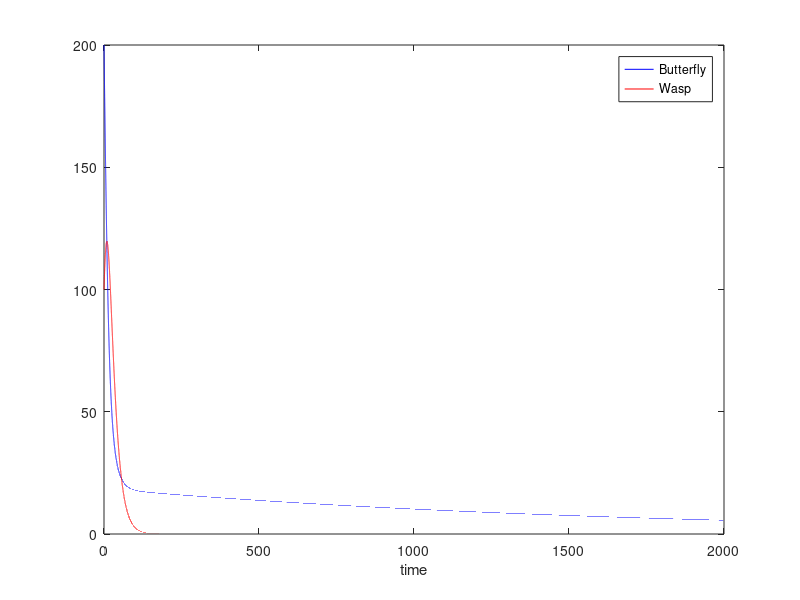

The MATLAB script that drew this image:
%% SCUDEM PROBLEM 3 CODE
% Lily, Zifan, James

%%%%%%%%%%%%%%%%%
% Predator/Prey Model
%%%%%%%%%%%%%%%%%

% Variables
% B = Butterfly (t
% W = Wasp (t)


% Parameters
% a1 == reproductive rate : (eggs/time * pheromone)
% d1 == rate at which predator and prey meet : (k * pheromone)
% a2 == growth rate of predator population (porportional to d1)
% d2 == loss due to natural death

% Equations:
% dB/dt = a1 B(t) - d1 B(t) W(t)
% dW/dt = a2 B(t) W(t) - d2 W(t)

% Parameter values:
p =  10^-6;% pheromone
k1 = 10^4;
a1 = 0.5*35/8*p*k1;      % alpha
k2 = 5*10^2;            % constant in d1 and a2
d1 = p*k2;           % beta
a2 = p*k2;           % delta
d2 = 1/17;           % gamma, death rate of wasp
c1 = 1/44.5;        % death rate of butterfly

% Time variable
Tmax = 2000;
deltaT = 0.01;
time = (0:deltaT:Tmax);
Nt = length(time);

% Allocate space
B = zeros(Nt,1);
W = zeros(Nt,1);

% Initial conditions
B(1) = 200;
W(1) = 100;
V = a2*B(1)-d2*log(B(1))+d1*W(1)-a1*log(W(1))
% Implement Euler's scheme
for it = 2:Nt
    t = time(it);
    % First order update
    B(it) = B(it-1) + (a1*cos(2*pi*(it-1))*B(it-1)- (d1*cos(2*pi*(it-1))*B(it-1)*W(it-1)) - c1*B(it-1))*deltaT;
    W(it) = W(it-1) + (a2*cos(2*pi*(it-1))*B(it-1)*W(it-1) - d2 *W(it-1))*deltaT;
end

V2=a2*B(it)-d2*log(B(it))+d1*W(it)-a1*log(W(it))

% Visualize solution
plot(time,B,'b',time,W,'r')
xlabel('time')
legend('Butterfly','Wasp')

% Collect statistics
% Max Infected time
%[InfectMax, imax] = max(I);
%tMaxInfected = time(imax);

% Report results
%fprintf(1,'Max Outbreak at t=%f , Infected = %f\n',tMaxInfected,InfectMax);
